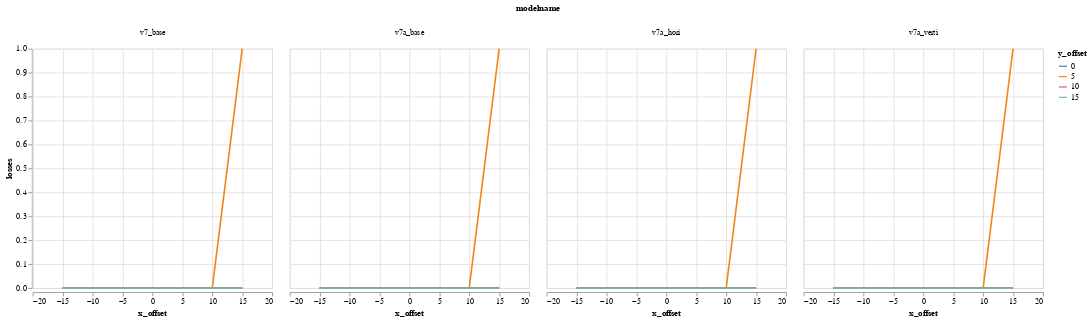

The code cell stored with this chart in its notebook:
### Code cell
alt.Chart(DATA).mark_line().encode(
    column="modelname",
    color='y_offset:N',
    x='x_offset',
    y='losses',
)

### Figure 1 — Vega-Lite specification as saved in the notebook (floating-point values rounded to 4 significant figures)
{"$schema": "https://vega.github.io/schema/vega-lite/v1.2.1.json", "data": {"values": [{"Unnamed: 0": 0, "losses": 0, "modelname": "v7a_base", "relbeta": 0.002308, "sourceID": 16777222, "sourceName": "x_-15_y_0", "x_emittance": 1.7, "x_emittance_rel": 1.049, "x_norm_emittance": 0.003924, "x_offset": -15, "y_emittance": 1.572, "y_emittance_rel": 1.0, "y_norm_emittance": 0.00363, "y_offset": 0}, {"Unnamed: 0": 1, "losses": 0, "modelname": "v7a_base", "relbeta": 0.002308, "sourceID": 16777229, "sourceName": "x_-15_y_5", "x_emittance": 1.665, "x_emittance_rel": 1.045, "x_norm_emittance": 0.003843, "x_offset": -15, "y_emittance": 1.593, "y_emittance_rel": 0.9997, "y_norm_emittance": 0.003678, "y_offset": 5}, {"Unnamed: 0": 2, "losses": 0, "modelname": "v7a_base", "relbeta": 0.002308, "sourceID": 16777236, "sourceName": "x_-15_y_10", "x_emittance": 1.687, "x_emittance_rel": 1.043, "x_norm_emittance": 0.003895, "x_offset": -15, "y_emittance": 1.596, "y_emittance_rel": 0.9994, "y_norm_emittance": 0.003684, "y_offset": 10}, {"Unnamed: 0": 3, "losses": 0, "modelname": "v7a_base", "relbeta": 0.002308, "sourceID": 16777243, "sourceName": "x_-15_y_15", "x_emittance": 1.763, "x_emittance_rel": 1.055, "x_norm_emittance": 0.004069, "x_offset": -15, "y_emittance": 1.666, "y_emittance_rel": 1.002, "y_norm_emittance": 0.003846, "y_offset": 15}, {"Unnamed: 0": 4, "losses": 0, "modelname": "v7a_base", "relbeta": 0.002308, "sourceID": 16777220, "sourceName": "x_-10_y_0", "x_emittance": 1.596, "x_emittance_rel": 1.003, "x_norm_emittance": 0.003685, "x_offset": -10, "y_emittance": 1.553, "y_emittance_rel": 1.0, "y_norm_emittance": 0.003585, "y_offset": 0}, {"Unnamed: 0": 5, "losses": 0, "modelname": "v7a_base", "relbeta": 0.002308, "sourceID": 16777227, "sourceName": "x_-10_y_5", "x_emittance": 1.609, "x_emittance_rel": 0.9975, "x_norm_emittance": 0.003714, "x_offset": -10, "y_emittance": 1.58, "y_emittance_rel": 1.0, "y_norm_emittance": 0.003648, "y_offset": 5}, {"Unnamed: 0": 6, "losses": 0, "modelname": "v7a_base", "relbeta": 0.002308, "sourceID": 16777234, "sourceName": "x_-10_y_10", "x_emittance": 1.488, "x_emittance_rel": 1.001, "x_norm_emittance": 0.003435, "x_offset": -10, "y_emittance": 1.666, "y_emittance_rel": 1.0, "y_norm_emittance": 0.003845, "y_offset": 10}, {"Unnamed: 0": 7, "losses": 0, "modelname": "v7a_base", "relbeta": 0.002308, "sourceID": 16777241, "sourceName": "x_-10_y_15", "x_emittance": 1.459, "x_emittance_rel": 1.006, "x_norm_emittance": 0.003369, "x_offset": -10, "y_emittance": 1.635, "y_emittance_rel": 1.0, "y_norm_emittance": 0.003774, "y_offset": 15}, {"Unnamed: 0": 8, "losses": 0, "modelname": "v7a_base", "relbeta": 0.002308, "sourceID": 16777218, "sourceName": "x_-5_y_0", "x_emittance": 1.678, "x_emittance_rel": 1.001, "x_norm_emittance": 0.003873, "x_offset": -5, "y_emittance": 1.718, "y_emittance_rel": 1.0, "y_norm_emittance": 0.003965, "y_offset": 0}, {"Unnamed: 0": 9, "losses": 0, "modelname": "v7a_base", "relbeta": 0.002308, "sourceID": 16777225, "sourceName": "x_-5_y_5", "x_emittance": 1.522, "x_emittance_rel": 0.9991, "x_norm_emittance": 0.003514, "x_offset": -5, "y_emittance": 1.626, "y_emittance_rel": 1.0, "y_norm_emittance": 0.003754, "y_offset": 5}, {"Unnamed: 0": 10, "losses": 0, "modelname": "v7a_base", "relbeta": 0.002308, "sourceID": 16777232, "sourceName": "x_-5_y_10", "x_emittance": 1.513, "x_emittance_rel": 1.001, "x_norm_emittance": 0.003492, "x_offset": -5, "y_emittance": 1.546, "y_emittance_rel": 1.0, "y_norm_emittance": 0.003569, "y_offset": 10}, {"Unnamed: 0": 11, "losses": 0, "modelname": "v7a_base", "relbeta": 0.002308, "sourceID": 16777239, "sourceName": "x_-5_y_15", "x_emittance": 1.694, "x_emittance_rel": 1.001, "x_norm_emittance": 0.003911, "x_offset": -5, "y_emittance": 1.505, "y_emittance_rel": 1.0, "y_norm_emittance": 0.003474, "y_offset": 15}, {"Unnamed: 0": 12, "losses": 0, "modelname": "v7a_base", "relbeta": 0.002308, "sourceID": 16777216, "sourceName": "x_0_y_0", "x_emittance": 1.542, "x_emittance_rel": 1.001, "x_norm_emittance": 0.00356, "x_offset": 0, "y_emittance": 1.537, "y_emittance_rel": 1.0, "y_norm_emittance": 0.003547, "y_offset": 0}, {"Unnamed: 0": 13, "losses": 0, "modelname": "v7a_base", "relbeta": 0.002308, "sourceID": 16777223, "sourceName": "x_0_y_5", "x_emittance": 1.54, "x_emittance_rel": 0.9997, "x_norm_emittance": 0.003555, "x_offset": 0, "y_emittance": 1.536, "y_emittance_rel": 1.0, "y_norm_emittance": 0.003545, "y_offset": 5}, {"Unnamed: 0": 14, "losses": 0, "modelname": "v7a_base", "relbeta": 0.002308, "sourceID": 16777230, "sourceName": "x_0_y_10", "x_emittance": 1.413, "x_emittance_rel": 1.007, "x_norm_emittance": 0.003262, "x_offset": 0, "y_emittance": 1.475, "y_emittance_rel": 1.0, "y_norm_emittance": 0.003406, "y_offset": 10}, {"Unnamed: 0": 15, "losses": 0, "modelname": "v7a_base", "relbeta": 0.002308, "sourceID": 16777237, "sourceName": "x_0_y_15", "x_emittance": 1.769, "x_emittance_rel": 1.001, "x_norm_emittance": 0.004084, "x_offset": 0, "y_emittance": 1.612, "y_emittance_rel": 0.9995, "y_norm_emittance": 0.00372, "y_offset": 15}, {"Unnamed: 0": 16, "losses": 0, "modelname": "v7a_base", "relbeta": 0.002308, "sourceID": 16777217, "sourceName": "x_5_y_0", "x_emittance": 1.557, "x_emittance_rel": 1.005, "x_norm_emittance": 0.003594, "x_offset": 5, "y_emittance": 1.675, "y_emittance_rel": 1.0, "y_norm_emittance": 0.003866, "y_offset": 0}, {"Unnamed: 0": 17, "losses": 0, "modelname": "v7a_base", "relbeta": 0.002308, "sourceID": 16777224, "sourceName": "x_5_y_5", "x_emittance": 1.61, "x_emittance_rel": 1.005, "x_norm_emittance": 0.003717, "x_offset": 5, "y_emittance": 1.474, "y_emittance_rel": 1.0, "y_norm_emittance": 0.003402, "y_offset": 5}, {"Unnamed: 0": 18, "losses": 0, "modelname": "v7a_base", "relbeta": 0.002308, "sourceID": 16777231, "sourceName": "x_5_y_10", "x_emittance": 1.495, "x_emittance_rel": 1.022, "x_norm_emittance": 0.003451, "x_offset": 5, "y_emittance": 1.594, "y_emittance_rel": 1.0, "y_norm_emittance": 0.00368, "y_offset": 10}, {"Unnamed: 0": 19, "losses": 0, "modelname": "v7a_base", "relbeta": 0.002308, "sourceID": 16777238, "sourceName": "x_5_y_15", "x_emittance": 1.619, "x_emittance_rel": 1.013, "x_norm_emittance": 0.003738, "x_offset": 5, "y_emittance": 1.573, "y_emittance_rel": 0.9993, "y_norm_emittance": 0.003631, "y_offset": 15}, {"Unnamed: 0": 20, "losses": 0, "modelname": "v7a_base", "relbeta": 0.002308, "sourceID": 16777219, "sourceName": "x_10_y_0", "x_emittance": 1.569, "x_emittance_rel": 1.033, "x_norm_emittance": 0.003621, "x_offset": 10, "y_emittance": 1.6, "y_emittance_rel": 1.0, "y_norm_emittance": 0.003693, "y_offset": 0}, {"Unnamed: 0": 21, "losses": 0, "modelname": "v7a_base", "relbeta": 0.002308, "sourceID": 16777226, "sourceName": "x_10_y_5", "x_emittance": 1.474, "x_emittance_rel": 1.018, "x_norm_emittance": 0.003402, "x_offset": 10, "y_emittance": 1.504, "y_emittance_rel": 0.9985, "y_norm_emittance": 0.003473, "y_offset": 5}, {"Unnamed: 0": 22, "losses": 0, "modelname": "v7a_base", "relbeta": 0.002308, "sourceID": 16777233, "sourceName": "x_10_y_10", "x_emittance": 1.799, "x_emittance_rel": 1.032, "x_norm_emittance": 0.004153, "x_offset": 10, "y_emittance": 1.613, "y_emittance_rel": 1.0, "y_norm_emittance": 0.003724, "y_offset": 10}, {"Unnamed: 0": 23, "losses": 0, "modelname": "v7a_base", "relbeta": 0.002308, "sourceID": 16777240, "sourceName": "x_10_y_15", "x_emittance": 1.613, "x_emittance_rel": 1.025, "x_norm_emittance": 0.003723, "x_offset": 10, "y_emittance": 1.509, "y_emittance_rel": 0.9983, "y_norm_emittance": 0.003483, "y_offset": 15}, {"Unnamed: 0": 24, "losses": 0, "modelname": "v7a_base", "relbeta": 0.002308, "sourceID": 16777221, "sourceName": "x_15_y_0", "x_emittance": 1.821, "x_emittance_rel": 1.215, "x_norm_emittance": 0.004204, "x_offset": 15, "y_emittance": 1.579, "y_emittance_rel": 1.0, "y_norm_emittance": 0.003645, "y_offset": 0}, {"Unnamed: 0": 25, "losses": 1, "modelname": "v7a_base", "relbeta": 0.002308, "sourceID": 16777228, "sourceName": "x_15_y_5", "x_emittance": 1.792, "x_emittance_rel": 1.14, "x_norm_emittance": 0.004138, "x_offset": 15, "y_emittance": 1.486, "y_emittance_rel": 1.0, "y_norm_emittance": 0.00343, "y_offset": 5}, {"Unnamed: 0": 26, "losses": 0, "modelname": "v7a_base", "relbeta": 0.002308, "sourceID": 16777235, "sourceName": "x_15_y_10", "x_emittance": 1.781, "x_emittance_rel": 1.098, "x_norm_emittance": 0.004112, "x_offset": 15, "y_emittance": 1.615, "y_emittance_rel": 0.9998, "y_norm_emittance": 0.003729, "y_offset": 10}, {"Unnamed: 0": 27, "losses": 0, "modelname": "v7a_base", "relbeta": 0.002308, "sourceID": 16777242, "sourceName": "x_15_y_15", "x_emittance": 1.641, "x_emittance_rel": 1.083, "x_norm_emittance": 0.003789, "x_offset": 15, "y_emittance": 1.59, "y_emittance_rel": 1.001, "y_norm_emittance": 0.00367, "y_offset": 15}, {"Unnamed: 0": 0, "losses": 0, "modelname": "v7a_hori", "relbeta": 0.002308, "sourceID": 16777222, "sourceName": "x_-15_y_0", "x_emittance": 1.691, "x_emittance_rel": 1.043, "x_norm_emittance": 0.003903, "x_offset": -15, "y_emittance": 1.572, "y_emittance_rel": 1.0, "y_norm_emittance": 0.00363, "y_offset": 0}, {"Unnamed: 0": 1, "losses": 0, "modelname": "v7a_hori", "relbeta": 0.002308, "sourceID": 16777229, "sourceName": "x_-15_y_5", "x_emittance": 1.655, "x_emittance_rel": 1.039, "x_norm_emittance": 0.00382, "x_offset": -15, "y_emittance": 1.593, "y_emittance_rel": 0.9998, "y_norm_emittance": 0.003678, "y_offset": 5}, {"Unnamed: 0": 2, "losses": 0, "modelname": "v7a_hori", "relbeta": 0.002308, "sourceID": 16777236, "sourceName": "x_-15_y_10", "x_emittance": 1.678, "x_emittance_rel": 1.038, "x_norm_emittance": 0.003873, "x_offset": -15, "y_emittance": 1.596, "y_emittance_rel": 0.9995, "y_norm_emittance": 0.003684, "y_offset": 10}, {"Unnamed: 0": 3, "losses": 0, "modelname": "v7a_hori", "relbeta": 0.002308, "sourceID": 16777243, "sourceName": "x_-15_y_15", "x_emittance": 1.752, "x_emittance_rel": 1.048, "x_norm_emittance": 0.004044, "x_offset": -15, "y_emittance": 1.666, "y_emittance_rel": 1.002, "y_norm_emittance": 0.003846, "y_offset": 15}, {"Unnamed: 0": 4, "losses": 0, "modelname": "v7a_hori", "relbeta": 0.002308, "sourceID": 16777220, "sourceName": "x_-10_y_0", "x_emittance": 1.596, "x_emittance_rel": 1.002, "x_norm_emittance": 0.003683, "x_offset": -10, "y_emittance": 1.553, "y_emittance_rel": 1.0, "y_norm_emittance": 0.003585, "y_offset": 0}, {"Unnamed: 0": 5, "losses": 0, "modelname": "v7a_hori", "relbeta": 0.002308, "sourceID": 16777227, "sourceName": "x_-10_y_5", "x_emittance": 1.609, "x_emittance_rel": 0.9974, "x_norm_emittance": 0.003714, "x_offset": -10, "y_emittance": 1.58, "y_emittance_rel": 1.0, "y_norm_emittance": 0.003647, "y_offset": 5}, {"Unnamed: 0": 6, "losses": 0, "modelname": "v7a_hori", "relbeta": 0.002308, "sourceID": 16777234, "sourceName": "x_-10_y_10", "x_emittance": 1.487, "x_emittance_rel": 1.0, "x_norm_emittance": 0.003433, "x_offset": -10, "y_emittance": 1.665, "y_emittance_rel": 1.0, "y_norm_emittance": 0.003844, "y_offset": 10}, {"Unnamed: 0": 7, "losses": 0, "modelname": "v7a_hori", "relbeta": 0.002308, "sourceID": 16777241, "sourceName": "x_-10_y_15", "x_emittance": 1.458, "x_emittance_rel": 1.006, "x_norm_emittance": 0.003367, "x_offset": -10, "y_emittance": 1.635, "y_emittance_rel": 1.0, "y_norm_emittance": 0.003774, "y_offset": 15}, {"Unnamed: 0": 8, "losses": 0, "modelname": "v7a_hori", "relbeta": 0.002308, "sourceID": 16777218, "sourceName": "x_-5_y_0", "x_emittance": 1.678, "x_emittance_rel": 1.001, "x_norm_emittance": 0.003873, "x_offset": -5, "y_emittance": 1.718, "y_emittance_rel": 1.0, "y_norm_emittance": 0.003965, "y_offset": 0}, {"Unnamed: 0": 9, "losses": 0, "modelname": "v7a_hori", "relbeta": 0.002308, "sourceID": 16777225, "sourceName": "x_-5_y_5", "x_emittance": 1.522, "x_emittance_rel": 0.9991, "x_norm_emittance": 0.003514, "x_offset": -5, "y_emittance": 1.626, "y_emittance_rel": 1.0, "y_norm_emittance": 0.003753, "y_offset": 5}, {"Unnamed: 0": 10, "losses": 0, "modelname": "v7a_hori", "relbeta": 0.002308, "sourceID": 16777232, "sourceName": "x_-5_y_10", "x_emittance": 1.512, "x_emittance_rel": 1.0, "x_norm_emittance": 0.00349, "x_offset": -5, "y_emittance": 1.545, "y_emittance_rel": 1.0, "y_norm_emittance": 0.003568, "y_offset": 10}, {"Unnamed: 0": 11, "losses": 0, "modelname": "v7a_hori", "relbeta": 0.002308, "sourceID": 16777239, "sourceName": "x_-5_y_15", "x_emittance": 1.693, "x_emittance_rel": 1.001, "x_norm_emittance": 0.003908, "x_offset": -5, "y_emittance": 1.506, "y_emittance_rel": 1.001, "y_norm_emittance": 0.003477, "y_offset": 15}, {"Unnamed: 0": 12, "losses": 0, "modelname": "v7a_hori", "relbeta": 0.002308, "sourceID": 16777216, "sourceName": "x_0_y_0", "x_emittance": 1.542, "x_emittance_rel": 1.001, "x_norm_emittance": 0.00356, "x_offset": 0, "y_emittance": 1.537, "y_emittance_rel": 1.0, "y_norm_emittance": 0.003547, "y_offset": 0}, {"Unnamed: 0": 13, "losses": 0, "modelname": "v7a_hori", "relbeta": 0.002308, "sourceID": 16777223, "sourceName": "x_0_y_5", "x_emittance": 1.54, "x_emittance_rel": 0.9999, "x_norm_emittance": 0.003556, "x_offset": 0, "y_emittance": 1.535, "y_emittance_rel": 1.0, "y_norm_emittance": 0.003543, "y_offset": 5}, {"Unnamed: 0": 14, "losses": 0, "modelname": "v7a_hori", "relbeta": 0.002308, "sourceID": 16777230, "sourceName": "x_0_y_10", "x_emittance": 1.414, "x_emittance_rel": 1.008, "x_norm_emittance": 0.003264, "x_offset": 0, "y_emittance": 1.475, "y_emittance_rel": 0.9999, "y_norm_emittance": 0.003405, "y_offset": 10}, {"Unnamed: 0": 15, "losses": 0, "modelname": "v7a_hori", "relbeta": 0.002308, "sourceID": 16777237, "sourceName": "x_0_y_15", "x_emittance": 1.768, "x_emittance_rel": 0.9997, "x_norm_emittance": 0.004081, "x_offset": 0, "y_emittance": 1.61, "y_emittance_rel": 0.9985, "y_norm_emittance": 0.003717, "y_offset": 15}, {"Unnamed: 0": 16, "losses": 0, "modelname": "v7a_hori", "relbeta": 0.002308, "sourceID": 16777217, "sourceName": "x_5_y_0", "x_emittance": 1.556, "x_emittance_rel": 1.004, "x_norm_emittance": 0.003593, "x_offset": 5, "y_emittance": 1.674, "y_emittance_rel": 1.0, "y_norm_emittance": 0.003865, "y_offset": 0}, {"Unnamed: 0": 17, "losses": 0, "modelname": "v7a_hori", "relbeta": 0.002308, "sourceID": 16777224, "sourceName": "x_5_y_5", "x_emittance": 1.609, "x_emittance_rel": 1.005, "x_norm_emittance": 0.003715, "x_offset": 5, "y_emittance": 1.474, "y_emittance_rel": 1.0, "y_norm_emittance": 0.003402, "y_offset": 5}, {"Unnamed: 0": 18, "losses": 0, "modelname": "v7a_hori", "relbeta": 0.002308, "sourceID": 16777231, "sourceName": "x_5_y_10", "x_emittance": 1.492, "x_emittance_rel": 1.02, "x_norm_emittance": 0.003445, "x_offset": 5, "y_emittance": 1.595, "y_emittance_rel": 1.001, "y_norm_emittance": 0.003683, "y_offset": 10}, {"Unnamed: 0": 19, "losses": 0, "modelname": "v7a_hori", "relbeta": 0.002308, "sourceID": 16777238, "sourceName": "x_5_y_15", "x_emittance": 1.619, "x_emittance_rel": 1.013, "x_norm_emittance": 0.003738, "x_offset": 5, "y_emittance": 1.576, "y_emittance_rel": 1.001, "y_norm_emittance": 0.003638, "y_offset": 15}, {"Unnamed: 0": 20, "losses": 0, "modelname": "v7a_hori", "relbeta": 0.002308, "sourceID": 16777219, "sourceName": "x_10_y_0", "x_emittance": 1.567, "x_emittance_rel": 1.031, "x_norm_emittance": 0.003616, "x_offset": 10, "y_emittance": 1.599, "y_emittance_rel": 1.0, "y_norm_emittance": 0.003692, "y_offset": 0}, {"Unnamed: 0": 21, "losses": 0, "modelname": "v7a_hori", "relbeta": 0.002308, "sourceID": 16777226, "sourceName": "x_10_y_5", "x_emittance": 1.472, "x_emittance_rel": 1.017, "x_norm_emittance": 0.003399, "x_offset": 10, "y_emittance": 1.506, "y_emittance_rel": 0.9994, "y_norm_emittance": 0.003476, "y_offset": 5}, {"Unnamed: 0": 22, "losses": 0, "modelname": "v7a_hori", "relbeta": 0.002308, "sourceID": 16777233, "sourceName": "x_10_y_10", "x_emittance": 1.793, "x_emittance_rel": 1.029, "x_norm_emittance": 0.004139, "x_offset": 10, "y_emittance": 1.613, "y_emittance_rel": 1.0, "y_norm_emittance": 0.003722, "y_offset": 10}, {"Unnamed: 0": 23, "losses": 0, "modelname": "v7a_hori", "relbeta": 0.002308, "sourceID": 16777240, "sourceName": "x_10_y_15", "x_emittance": 1.61, "x_emittance_rel": 1.024, "x_norm_emittance": 0.003717, "x_offset": 10, "y_emittance": 1.512, "y_emittance_rel": 1.0, "y_norm_emittance": 0.00349, "y_offset": 15}, {"Unnamed: 0": 24, "losses": 0, "modelname": "v7a_hori", "relbeta": 0.002308, "sourceID": 16777221, "sourceName": "x_15_y_0", "x_emittance": 1.822, "x_emittance_rel": 1.216, "x_norm_emittance": 0.004206, "x_offset": 15, "y_emittance": 1.579, "y_emittance_rel": 1.0, "y_norm_emittance": 0.003644, "y_offset": 0}, {"Unnamed: 0": 25, "losses": 1, "modelname": "v7a_hori", "relbeta": 0.002308, "sourceID": 16777228, "sourceName": "x_15_y_5", "x_emittance": 1.79, "x_emittance_rel": 1.139, "x_norm_emittance": 0.004133, "x_offset": 15, "y_emittance": 1.486, "y_emittance_rel": 1.001, "y_norm_emittance": 0.003431, "y_offset": 5}, {"Unnamed: 0": 26, "losses": 0, "modelname": "v7a_hori", "relbeta": 0.002308, "sourceID": 16777235, "sourceName": "x_15_y_10", "x_emittance": 1.778, "x_emittance_rel": 1.096, "x_norm_emittance": 0.004105, "x_offset": 15, "y_emittance": 1.615, "y_emittance_rel": 0.9997, "y_norm_emittance": 0.003729, "y_offset": 10}, {"Unnamed: 0": 27, "losses": 0, "modelname": "v7a_hori", "relbeta": 0.002308, "sourceID": 16777242, "sourceName": "x_15_y_15", "x_emittance": 1.635, "x_emittance_rel": 1.08, "x_norm_emittance": 0.003775, "x_offset": 15, "y_emittance": 1.588, "y_emittance_rel": 1.0, "y_norm_emittance": 0.003666, "y_offset": 15}, {"Unnamed: 0": 0, "losses": 0, "modelname": "v7a_verti", "relbeta": 0.002308, "sourceID": 16777222, "sourceName": "x_-15_y_0", "x_emittance": 1.766, "x_emittance_rel": 1.089, "x_norm_emittance": 0.004076, "x_offset": -15, "y_emittance": 1.678, "y_emittance_rel": 1.067, "y_norm_emittance": 0.003873, "y_offset": 0}, {"Unnamed: 0": 1, "losses": 0, "modelname": "v7a_verti", "relbeta": 0.002308, "sourceID": 16777229, "sourceName": "x_-15_y_5", "x_emittance": 1.752, "x_emittance_rel": 1.1, "x_norm_emittance": 0.004044, "x_offset": -15, "y_emittance": 1.733, "y_emittance_rel": 1.087, "y_norm_emittance": 0.004, "y_offset": 5}, {"Unnamed: 0": 2, "losses": 0, "modelname": "v7a_verti", "relbeta": 0.002308, "sourceID": 16777236, "sourceName": "x_-15_y_10", "x_emittance": 1.771, "x_emittance_rel": 1.095, "x_norm_emittance": 0.004087, "x_offset": -15, "y_emittance": 1.721, "y_emittance_rel": 1.078, "y_norm_emittance": 0.003972, "y_offset": 10}, {"Unnamed: 0": 3, "losses": 0, "modelname": "v7a_verti", "relbeta": 0.002308, "sourceID": 16777243, "sourceName": "x_-15_y_15", "x_emittance": 1.877, "x_emittance_rel": 1.123, "x_norm_emittance": 0.004334, "x_offset": -15, "y_emittance": 1.739, "y_emittance_rel": 1.047, "y_norm_emittance": 0.004015, "y_offset": 15}, {"Unnamed: 0": 4, "losses": 0, "modelname": "v7a_verti", "relbeta": 0.002308, "sourceID": 16777220, "sourceName": "x_-10_y_0", "x_emittance": 1.726, "x_emittance_rel": 1.084, "x_norm_emittance": 0.003985, "x_offset": -10, "y_emittance": 1.648, "y_emittance_rel": 1.061, "y_norm_emittance": 0.003805, "y_offset": 0}, {"Unnamed: 0": 5, "losses": 0, "modelname": "v7a_verti", "relbeta": 0.002308, "sourceID": 16777227, "sourceName": "x_-10_y_5", "x_emittance": 1.722, "x_emittance_rel": 1.068, "x_norm_emittance": 0.003976, "x_offset": -10, "y_emittance": 1.684, "y_emittance_rel": 1.066, "y_norm_emittance": 0.003888, "y_offset": 5}, {"Unnamed: 0": 6, "losses": 0, "modelname": "v7a_verti", "relbeta": 0.002308, "sourceID": 16777234, "sourceName": "x_-10_y_10", "x_emittance": 1.597, "x_emittance_rel": 1.074, "x_norm_emittance": 0.003687, "x_offset": -10, "y_emittance": 1.771, "y_emittance_rel": 1.064, "y_norm_emittance": 0.004088, "y_offset": 10}, {"Unnamed: 0": 7, "losses": 0, "modelname": "v7a_verti", "relbeta": 0.002308, "sourceID": 16777241, "sourceName": "x_-10_y_15", "x_emittance": 1.57, "x_emittance_rel": 1.083, "x_norm_emittance": 0.003624, "x_offset": -10, "y_emittance": 1.731, "y_emittance_rel": 1.059, "y_norm_emittance": 0.003995, "y_offset": 15}, {"Unnamed: 0": 8, "losses": 0, "modelname": "v7a_verti", "relbeta": 0.002308, "sourceID": 16777218, "sourceName": "x_-5_y_0", "x_emittance": 1.822, "x_emittance_rel": 1.087, "x_norm_emittance": 0.004207, "x_offset": -5, "y_emittance": 1.85, "y_emittance_rel": 1.077, "y_norm_emittance": 0.004272, "y_offset": 0}, {"Unnamed: 0": 9, "losses": 0, "modelname": "v7a_verti", "relbeta": 0.002308, "sourceID": 16777225, "sourceName": "x_-5_y_5", "x_emittance": 1.622, "x_emittance_rel": 1.065, "x_norm_emittance": 0.003744, "x_offset": -5, "y_emittance": 1.706, "y_emittance_rel": 1.049, "y_norm_emittance": 0.003938, "y_offset": 5}, {"Unnamed: 0": 10, "losses": 0, "modelname": "v7a_verti", "relbeta": 0.002308, "sourceID": 16777232, "sourceName": "x_-5_y_10", "x_emittance": 1.621, "x_emittance_rel": 1.073, "x_norm_emittance": 0.003743, "x_offset": -5, "y_emittance": 1.658, "y_emittance_rel": 1.073, "y_norm_emittance": 0.003826, "y_offset": 10}, {"Unnamed: 0": 11, "losses": 0, "modelname": "v7a_verti", "relbeta": 0.002308, "sourceID": 16777239, "sourceName": "x_-5_y_15", "x_emittance": 1.8, "x_emittance_rel": 1.064, "x_norm_emittance": 0.004155, "x_offset": -5, "y_emittance": 1.667, "y_emittance_rel": 1.108, "y_norm_emittance": 0.003849, "y_offset": 15}, {"Unnamed: 0": 12, "losses": 0, "modelname": "v7a_verti", "relbeta": 0.002308, "sourceID": 16777216, "sourceName": "x_0_y_0", "x_emittance": 1.681, "x_emittance_rel": 1.092, "x_norm_emittance": 0.003882, "x_offset": 0, "y_emittance": 1.627, "y_emittance_rel": 1.059, "y_norm_emittance": 0.003756, "y_offset": 0}, {"Unnamed: 0": 13, "losses": 0, "modelname": "v7a_verti", "relbeta": 0.002308, "sourceID": 16777223, "sourceName": "x_0_y_5", "x_emittance": 1.672, "x_emittance_rel": 1.086, "x_norm_emittance": 0.003861, "x_offset": 0, "y_emittance": 1.623, "y_emittance_rel": 1.057, "y_norm_emittance": 0.003747, "y_offset": 5}, {"Unnamed: 0": 14, "losses": 0, "modelname": "v7a_verti", "relbeta": 0.002308, "sourceID": 16777230, "sourceName": "x_0_y_10", "x_emittance": 1.548, "x_emittance_rel": 1.103, "x_norm_emittance": 0.003572, "x_offset": 0, "y_emittance": 1.579, "y_emittance_rel": 1.07, "y_norm_emittance": 0.003645, "y_offset": 10}, {"Unnamed: 0": 15, "losses": 0, "modelname": "v7a_verti", "relbeta": 0.002308, "sourceID": 16777237, "sourceName": "x_0_y_15", "x_emittance": 1.866, "x_emittance_rel": 1.055, "x_norm_emittance": 0.004308, "x_offset": 0, "y_emittance": 1.721, "y_emittance_rel": 1.067, "y_norm_emittance": 0.003973, "y_offset": 15}, {"Unnamed: 0": 16, "losses": 0, "modelname": "v7a_verti", "relbeta": 0.002308, "sourceID": 16777217, "sourceName": "x_5_y_0", "x_emittance": 1.676, "x_emittance_rel": 1.082, "x_norm_emittance": 0.00387, "x_offset": 5, "y_emittance": 1.755, "y_emittance_rel": 1.048, "y_norm_emittance": 0.004052, "y_offset": 0}, {"Unnamed: 0": 17, "losses": 0, "modelname": "v7a_verti", "relbeta": 0.002308, "sourceID": 16777224, "sourceName": "x_5_y_5", "x_emittance": 1.731, "x_emittance_rel": 1.081, "x_norm_emittance": 0.003997, "x_offset": 5, "y_emittance": 1.606, "y_emittance_rel": 1.09, "y_norm_emittance": 0.003708, "y_offset": 5}, {"Unnamed: 0": 18, "losses": 0, "modelname": "v7a_verti", "relbeta": 0.002308, "sourceID": 16777231, "sourceName": "x_5_y_10", "x_emittance": 1.569, "x_emittance_rel": 1.073, "x_norm_emittance": 0.003622, "x_offset": 5, "y_emittance": 1.727, "y_emittance_rel": 1.084, "y_norm_emittance": 0.003987, "y_offset": 10}, {"Unnamed: 0": 19, "losses": 0, "modelname": "v7a_verti", "relbeta": 0.002308, "sourceID": 16777238, "sourceName": "x_5_y_15", "x_emittance": 1.751, "x_emittance_rel": 1.095, "x_norm_emittance": 0.004042, "x_offset": 5, "y_emittance": 1.735, "y_emittance_rel": 1.102, "y_norm_emittance": 0.004006, "y_offset": 15}, {"Unnamed: 0": 20, "losses": 0, "modelname": "v7a_verti", "relbeta": 0.002308, "sourceID": 16777219, "sourceName": "x_10_y_0", "x_emittance": 1.663, "x_emittance_rel": 1.094, "x_norm_emittance": 0.003838, "x_offset": 10, "y_emittance": 1.753, "y_emittance_rel": 1.096, "y_norm_emittance": 0.004046, "y_offset": 0}, {"Unnamed: 0": 21, "losses": 0, "modelname": "v7a_verti", "relbeta": 0.002308, "sourceID": 16777226, "sourceName": "x_10_y_5", "x_emittance": 1.592, "x_emittance_rel": 1.099, "x_norm_emittance": 0.003674, "x_offset": 10, "y_emittance": 1.655, "y_emittance_rel": 1.099, "y_norm_emittance": 0.003821, "y_offset": 5}, {"Unnamed: 0": 22, "losses": 0, "modelname": "v7a_verti", "relbeta": 0.002308, "sourceID": 16777233, "sourceName": "x_10_y_10", "x_emittance": 1.843, "x_emittance_rel": 1.057, "x_norm_emittance": 0.004255, "x_offset": 10, "y_emittance": 1.749, "y_emittance_rel": 1.085, "y_norm_emittance": 0.004037, "y_offset": 10}, {"Unnamed: 0": 23, "losses": 0, "modelname": "v7a_verti", "relbeta": 0.002308, "sourceID": 16777240, "sourceName": "x_10_y_15", "x_emittance": 1.698, "x_emittance_rel": 1.079, "x_norm_emittance": 0.003919, "x_offset": 10, "y_emittance": 1.66, "y_emittance_rel": 1.098, "y_norm_emittance": 0.003832, "y_offset": 15}, {"Unnamed: 0": 24, "losses": 0, "modelname": "v7a_verti", "relbeta": 0.002308, "sourceID": 16777221, "sourceName": "x_15_y_0", "x_emittance": 1.881, "x_emittance_rel": 1.255, "x_norm_emittance": 0.004342, "x_offset": 15, "y_emittance": 1.671, "y_emittance_rel": 1.059, "y_norm_emittance": 0.003857, "y_offset": 0}, {"Unnamed: 0": 25, "losses": 1, "modelname": "v7a_verti", "relbeta": 0.002308, "sourceID": 16777228, "sourceName": "x_15_y_5", "x_emittance": 1.892, "x_emittance_rel": 1.204, "x_norm_emittance": 0.004368, "x_offset": 15, "y_emittance": 1.634, "y_emittance_rel": 1.1, "y_norm_emittance": 0.003773, "y_offset": 5}, {"Unnamed: 0": 26, "losses": 0, "modelname": "v7a_verti", "relbeta": 0.002308, "sourceID": 16777235, "sourceName": "x_15_y_10", "x_emittance": 1.921, "x_emittance_rel": 1.184, "x_norm_emittance": 0.004434, "x_offset": 15, "y_emittance": 1.743, "y_emittance_rel": 1.079, "y_norm_emittance": 0.004023, "y_offset": 10}, {"Unnamed: 0": 27, "losses": 0, "modelname": "v7a_verti", "relbeta": 0.002308, "sourceID": 16777242, "sourceName": "x_15_y_15", "x_emittance": 1.725, "x_emittance_rel": 1.138, "x_norm_emittance": 0.003981, "x_offset": 15, "y_emittance": 1.684, "y_emittance_rel": 1.061, "y_norm_emittance": 0.003887, "y_offset": 15}, {"Unnamed: 0": 0, "losses": 0, "modelname": "v7_base", "relbeta": 0.002308, "sourceID": 16777222, "sourceName": "x_-15_y_0", "x_emittance": 1.656, "x_emittance_rel": 1.021, "x_norm_emittance": 0.003823, "x_offset": -15, "y_emittance": 1.571, "y_emittance_rel": 0.9994, "y_norm_emittance": 0.003627, "y_offset": 0}, {"Unnamed: 0": 1, "losses": 0, "modelname": "v7_base", "relbeta": 0.002308, "sourceID": 16777229, "sourceName": "x_-15_y_5", "x_emittance": 1.624, "x_emittance_rel": 1.019, "x_norm_emittance": 0.003748, "x_offset": -15, "y_emittance": 1.598, "y_emittance_rel": 1.003, "y_norm_emittance": 0.003689, "y_offset": 5}, {"Unnamed: 0": 2, "losses": 0, "modelname": "v7_base", "relbeta": 0.002308, "sourceID": 16777236, "sourceName": "x_-15_y_10", "x_emittance": 1.651, "x_emittance_rel": 1.021, "x_norm_emittance": 0.003811, "x_offset": -15, "y_emittance": 1.607, "y_emittance_rel": 1.006, "y_norm_emittance": 0.00371, "y_offset": 10}, {"Unnamed: 0": 3, "losses": 0, "modelname": "v7_base", "relbeta": 0.002308, "sourceID": 16777243, "sourceName": "x_-15_y_15", "x_emittance": 1.737, "x_emittance_rel": 1.04, "x_norm_emittance": 0.00401, "x_offset": -15, "y_emittance": 1.665, "y_emittance_rel": 1.002, "y_norm_emittance": 0.003842, "y_offset": 15}, {"Unnamed: 0": 4, "losses": 0, "modelname": "v7_base", "relbeta": 0.002308, "sourceID": 16777220, "sourceName": "x_-10_y_0", "x_emittance": 1.594, "x_emittance_rel": 1.001, "x_norm_emittance": 0.003681, "x_offset": -10, "y_emittance": 1.552, "y_emittance_rel": 0.9996, "y_norm_emittance": 0.003583, "y_offset": 0}, {"Unnamed: 0": 5, "losses": 0, "modelname": "v7_base", "relbeta": 0.002308, "sourceID": 16777227, "sourceName": "x_-10_y_5", "x_emittance": 1.609, "x_emittance_rel": 0.9974, "x_norm_emittance": 0.003714, "x_offset": -10, "y_emittance": 1.582, "y_emittance_rel": 1.001, "y_norm_emittance": 0.003652, "y_offset": 5}, {"Unnamed: 0": 6, "losses": 0, "modelname": "v7_base", "relbeta": 0.002308, "sourceID": 16777234, "sourceName": "x_-10_y_10", "x_emittance": 1.488, "x_emittance_rel": 1.001, "x_norm_emittance": 0.003435, "x_offset": -10, "y_emittance": 1.669, "y_emittance_rel": 1.002, "y_norm_emittance": 0.003854, "y_offset": 10}, {"Unnamed: 0": 7, "losses": 0, "modelname": "v7_base", "relbeta": 0.002308, "sourceID": 16777241, "sourceName": "x_-10_y_15", "x_emittance": 1.454, "x_emittance_rel": 1.003, "x_norm_emittance": 0.003356, "x_offset": -10, "y_emittance": 1.636, "y_emittance_rel": 1.001, "y_norm_emittance": 0.003776, "y_offset": 15}, {"Unnamed: 0": 8, "losses": 0, "modelname": "v7_base", "relbeta": 0.002308, "sourceID": 16777218, "sourceName": "x_-5_y_0", "x_emittance": 1.679, "x_emittance_rel": 1.001, "x_norm_emittance": 0.003875, "x_offset": -5, "y_emittance": 1.718, "y_emittance_rel": 1.0, "y_norm_emittance": 0.003966, "y_offset": 0}, {"Unnamed: 0": 9, "losses": 0, "modelname": "v7_base", "relbeta": 0.002308, "sourceID": 16777225, "sourceName": "x_-5_y_5", "x_emittance": 1.525, "x_emittance_rel": 1.001, "x_norm_emittance": 0.003521, "x_offset": -5, "y_emittance": 1.63, "y_emittance_rel": 1.002, "y_norm_emittance": 0.003762, "y_offset": 5}, {"Unnamed: 0": 10, "losses": 0, "modelname": "v7_base", "relbeta": 0.002308, "sourceID": 16777232, "sourceName": "x_-5_y_10", "x_emittance": 1.517, "x_emittance_rel": 1.004, "x_norm_emittance": 0.003503, "x_offset": -5, "y_emittance": 1.553, "y_emittance_rel": 1.005, "y_norm_emittance": 0.003584, "y_offset": 10}, {"Unnamed: 0": 11, "losses": 0, "modelname": "v7_base", "relbeta": 0.002308, "sourceID": 16777239, "sourceName": "x_-5_y_15", "x_emittance": 1.711, "x_emittance_rel": 1.011, "x_norm_emittance": 0.003949, "x_offset": -5, "y_emittance": 1.513, "y_emittance_rel": 1.006, "y_norm_emittance": 0.003493, "y_offset": 15}, {"Unnamed: 0": 12, "losses": 0, "modelname": "v7_base", "relbeta": 0.002308, "sourceID": 16777216, "sourceName": "x_0_y_0", "x_emittance": 1.542, "x_emittance_rel": 1.001, "x_norm_emittance": 0.00356, "x_offset": 0, "y_emittance": 1.537, "y_emittance_rel": 1.0, "y_norm_emittance": 0.003548, "y_offset": 0}, {"Unnamed: 0": 13, "losses": 0, "modelname": "v7_base", "relbeta": 0.002308, "sourceID": 16777223, "sourceName": "x_0_y_5", "x_emittance": 1.539, "x_emittance_rel": 0.9989, "x_norm_emittance": 0.003552, "x_offset": 0, "y_emittance": 1.544, "y_emittance_rel": 1.006, "y_norm_emittance": 0.003564, "y_offset": 5}, {"Unnamed: 0": 14, "losses": 0, "modelname": "v7_base", "relbeta": 0.002308, "sourceID": 16777230, "sourceName": "x_0_y_10", "x_emittance": 1.421, "x_emittance_rel": 1.013, "x_norm_emittance": 0.00328, "x_offset": 0, "y_emittance": 1.488, "y_emittance_rel": 1.009, "y_norm_emittance": 0.003435, "y_offset": 10}, {"Unnamed: 0": 15, "losses": 0, "modelname": "v7_base", "relbeta": 0.002308, "sourceID": 16777237, "sourceName": "x_0_y_15", "x_emittance": 1.825, "x_emittance_rel": 1.032, "x_norm_emittance": 0.004213, "x_offset": 0, "y_emittance": 1.666, "y_emittance_rel": 1.033, "y_norm_emittance": 0.003846, "y_offset": 15}, {"Unnamed: 0": 16, "losses": 0, "modelname": "v7_base", "relbeta": 0.002308, "sourceID": 16777217, "sourceName": "x_5_y_0", "x_emittance": 1.559, "x_emittance_rel": 1.006, "x_norm_emittance": 0.003598, "x_offset": 5, "y_emittance": 1.677, "y_emittance_rel": 1.002, "y_norm_emittance": 0.003872, "y_offset": 0}, {"Unnamed: 0": 17, "losses": 0, "modelname": "v7_base", "relbeta": 0.002308, "sourceID": 16777224, "sourceName": "x_5_y_5", "x_emittance": 1.616, "x_emittance_rel": 1.009, "x_norm_emittance": 0.003731, "x_offset": 5, "y_emittance": 1.479, "y_emittance_rel": 1.004, "y_norm_emittance": 0.003414, "y_offset": 5}, {"Unnamed: 0": 18, "losses": 0, "modelname": "v7_base", "relbeta": 0.002308, "sourceID": 16777231, "sourceName": "x_5_y_10", "x_emittance": 1.529, "x_emittance_rel": 1.045, "x_norm_emittance": 0.003529, "x_offset": 5, "y_emittance": 1.598, "y_emittance_rel": 1.003, "y_norm_emittance": 0.00369, "y_offset": 10}, {"Unnamed: 0": 19, "losses": 0, "modelname": "v7_base", "relbeta": 0.002308, "sourceID": 16777238, "sourceName": "x_5_y_15", "x_emittance": 1.68, "x_emittance_rel": 1.051, "x_norm_emittance": 0.003879, "x_offset": 5, "y_emittance": 1.611, "y_emittance_rel": 1.024, "y_norm_emittance": 0.003719, "y_offset": 15}, {"Unnamed: 0": 20, "losses": 0, "modelname": "v7_base", "relbeta": 0.002308, "sourceID": 16777219, "sourceName": "x_10_y_0", "x_emittance": 1.562, "x_emittance_rel": 1.028, "x_norm_emittance": 0.003607, "x_offset": 10, "y_emittance": 1.603, "y_emittance_rel": 1.002, "y_norm_emittance": 0.0037, "y_offset": 0}, {"Unnamed: 0": 21, "losses": 0, "modelname": "v7_base", "relbeta": 0.002308, "sourceID": 16777226, "sourceName": "x_10_y_5", "x_emittance": 1.475, "x_emittance_rel": 1.019, "x_norm_emittance": 0.003404, "x_offset": 10, "y_emittance": 1.498, "y_emittance_rel": 0.9944, "y_norm_emittance": 0.003458, "y_offset": 5}, {"Unnamed: 0": 22, "losses": 0, "modelname": "v7_base", "relbeta": 0.002308, "sourceID": 16777233, "sourceName": "x_10_y_10", "x_emittance": 1.858, "x_emittance_rel": 1.066, "x_norm_emittance": 0.004288, "x_offset": 10, "y_emittance": 1.645, "y_emittance_rel": 1.02, "y_norm_emittance": 0.003796, "y_offset": 10}, {"Unnamed: 0": 23, "losses": 0, "modelname": "v7_base", "relbeta": 0.002308, "sourceID": 16777240, "sourceName": "x_10_y_15", "x_emittance": 1.689, "x_emittance_rel": 1.074, "x_norm_emittance": 0.003899, "x_offset": 10, "y_emittance": 1.546, "y_emittance_rel": 1.023, "y_norm_emittance": 0.003568, "y_offset": 15}, {"Unnamed: 0": 24, "losses": 0, "modelname": "v7_base", "relbeta": 0.002308, "sourceID": 16777221, "sourceName": "x_15_y_0", "x_emittance": 1.726, "x_emittance_rel": 1.152, "x_norm_emittance": 0.003985, "x_offset": 15, "y_emittance": 1.581, "y_emittance_rel": 1.002, "y_norm_emittance": 0.003651, "y_offset": 0}, {"Unnamed: 0": 25, "losses": 1, "modelname": "v7_base", "relbeta": 0.002308, "sourceID": 16777228, "sourceName": "x_15_y_5", "x_emittance": 1.722, "x_emittance_rel": 1.096, "x_norm_emittance": 0.003976, "x_offset": 15, "y_emittance": 1.487, "y_emittance_rel": 1.001, "y_norm_emittance": 0.003432, "y_offset": 5}, {"Unnamed: 0": 26, "losses": 0, "modelname": "v7_base", "relbeta": 0.002308, "sourceID": 16777235, "sourceName": "x_15_y_10", "x_emittance": 1.751, "x_emittance_rel": 1.079, "x_norm_emittance": 0.004042, "x_offset": 15, "y_emittance": 1.638, "y_emittance_rel": 1.014, "y_norm_emittance": 0.003781, "y_offset": 10}, {"Unnamed: 0": 27, "losses": 0, "modelname": "v7_base", "relbeta": 0.002308, "sourceID": 16777242, "sourceName": "x_15_y_15", "x_emittance": 1.686, "x_emittance_rel": 1.113, "x_norm_emittance": 0.003893, "x_offset": 15, "y_emittance": 1.671, "y_emittance_rel": 1.052, "y_norm_emittance": 0.003857, "y_offset": 15}]}, "encoding": {"color": {"field": "y_offset", "type": "nominal"}, "column": {"field": "modelname", "type": "nominal"}, "x": {"field": "x_offset", "type": "quantitative"}, "y": {"field": "losses", "type": "quantitative"}}, "mark": "line"}
